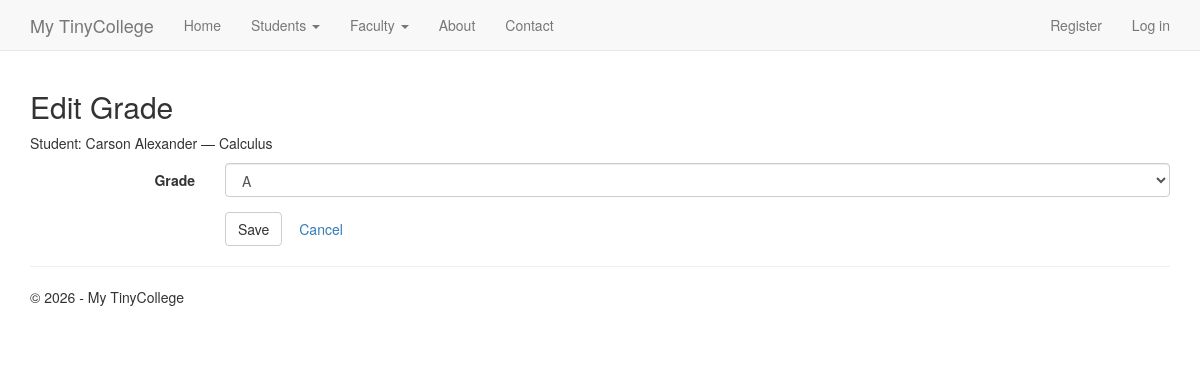
Screenshot of /public/index.php?r=enrollment/edit/1 with the database file from the repository.
### tables this page shows
CREATE TABLE `enrollments` (
  `EnrollmentID` INT NOT NULL AUTO_INCREMENT,
  `CourseID` INT NOT NULL,
  `StudentID` INT NOT NULL,
  `Grade` CHAR(1) NULL DEFAULT NULL,
  PRIMARY KEY (`EnrollmentID`),
  INDEX `idx_enrollments_course` (`CourseID`),
  INDEX `idx_enrollments_student` (`StudentID`),
  CONSTRAINT `fk_enrollments_course`
    FOREIGN KEY (`CourseID`) REFERENCES `courses` (`CourseID`)
    ON DELETE CASCADE ON UPDATE CASCADE,
  CONSTRAINT `fk_enrollments_student`
    FOREIGN KEY (`StudentID`) REFERENCES `students` (`ID`)
    ON DELETE CASCADE ON UPDATE CASCADE
);

CREATE TABLE `students` (
  `ID` INT NOT NULL AUTO_INCREMENT,
  `LastName` VARCHAR(65) NOT NULL,
  `FirstName` VARCHAR(50) NOT NULL,
  `Email` VARCHAR(255) NULL DEFAULT NULL,
  `EnrollmentDate` DATE NOT NULL,
  PRIMARY KEY (`ID`),
  INDEX `idx_students_names` (`LastName`, `FirstName`)
);

CREATE TABLE `courses` (
  `CourseID` INT NOT NULL,
  `Title` VARCHAR(50) NOT NULL,
  `Credits` INT NOT NULL,
  `DepartmentID` INT NOT NULL,
  PRIMARY KEY (`CourseID`),
  INDEX `idx_courses_department` (`DepartmentID`),
  CONSTRAINT `fk_courses_department`
    FOREIGN KEY (`DepartmentID`) REFERENCES `departments` (`DepartmentID`)
    ON DELETE RESTRICT ON UPDATE CASCADE
);

### public/index.php (called while the page is built, shortened)
<?php
require dirname(__DIR__) . '/includes/bootstrap.php';
require dirname(__DIR__) . '/includes/router.php';
$route = isset($_GET['r']) ? (string) $_GET['r'] : 'home/index';
$result = app_dispatch($route);
$data = $result['data'];
extract($data, EXTR_SKIP);
$viewFile = dirname(__DIR__) . '/views/' . $result['view'] . '.php';
require $viewFile;
require dirname(__DIR__) . '/views/layout.php';

### config/config.php (called while the page is built)
<?php
return [
    'db' => [
        'dsn' => 'mysql:host=127.0.0.1;dbname=mytinycollege;charset=utf8mb4',
        'user' => 'root',
        'pass' => '',
        'options' => [
            PDO::ATTR_ERRMODE => PDO::ERRMODE_EXCEPTION,
            PDO::ATTR_DEFAULT_FETCH_MODE => PDO::FETCH_ASSOC,
        ],
    ],
    'app' => [
        'base_url' => '',
        'name' => 'My TinyCollege',
    ],
];

### includes/Database.php (called while the page is built, shortened)
<?php
final class Database
{
    private static ?PDO $pdo = null;
    public static function pdo(): PDO
    {
        $config = require dirname(__DIR__) . '/config/config.php';
        $db = $config['db'];
        self::$pdo = new PDO($db['dsn'], $db['user'], $db['pass'], $db['options'] ?? []);
        return self::$pdo;
    }
}

### src/Repositories/EnrollmentRepository.php (called while the page is built, shortened)
<?php
final class EnrollmentRepository
{
    public function find(int $enrollmentId): ?array
    {
        $sql = <<<'SQL'
            SELECT e.EnrollmentID, e.CourseID, e.StudentID, e.Grade,
                   c.Title AS CourseTitle, s.FirstName, s.LastName
            FROM enrollments e
            INNER JOIN courses c ON c.CourseID = e.CourseID
            INNER JOIN students s ON s.ID = e.StudentID
            WHERE e.EnrollmentID = :eid
            SQL;
        $st = Database::pdo()->prepare($sql);
        $st->execute([':eid' => $enrollmentId]);
        $row = $st->fetch();
        return $row === false ? null : $row;
    }
}

### includes/router.php (called while the page is built, shortened)
<?php
function app_dispatch(string $route): array
{
    $route = strtolower(trim($route, '/'));
    $students = new StudentRepository();
    $enrollments = new EnrollmentRepository();
    if (preg_match('#^student/details/(\d+)$#', $route, $m)) {
        $id = (int) $m[1];
        $student = $students->find($id);
        if ($student === null) {
            return ['view' => 'errors/http', 'data' => ['title' => 'Not Found', 'message' => 'Student not found.'], 'code' => 404];
        }
        $en = $enrollments->forStudent($id);
        return ['view' => 'student/details', 'data' => ['title' => 'Details', 'student' => $student, 'enrollments' => $en]];
    }
    if (preg_match('#^student/edit/(\d+)$#', $route, $m) && !is_post()) {
        $id = (int) $m[1];
        $student = $students->find($id);
        if ($student === null) {
            return ['view' => 'errors/http', 'data' => ['title' => 'Not Found'], 'code' => 404];
        }
        return ['view' => 'student/edit', 'data' => ['title' => 'Edit', 'errors' => [], 'model' => $student]];
    }
    if (preg_match('#^student/edit/(\d+)$#', $route, $m) && is_post()) {
        if (!Csrf::validate(input('_csrf'))) {
            return ['view' => 'errors/http', 'data' => ['title' => 'Bad Request', 'message' => 'Invalid security token.'], 'code' => 400];
        }
        $id = (int) $m[1];
        $studentToUpdate = $students->find($id);
        if ($studentToUpdate === null) {
            return ['view' => 'errors/http', 'data' => ['title' => 'Not Found'], 'code' => 404];
        }
        $model = [
            'ID' => $id,
            'LastName' => trim(input('LastName', '') ?? ''),
            'FirstName' => trim(input('FirstName', '') ?? ''),
            'Email' => trim(input('Email', '') ?? ''),
            'EnrollmentDate' => input('EnrollmentDate', '') ?? '',
        ];
        $errors = validate_student($model);
        if ($errors === []) {
            try {
                $students->update(
                    $id,
                    $model['LastName'],
                    $model['FirstName'],
                    $model['Email'] === '' ? null : $model['Email'],
                    $model['EnrollmentDate']
                );
                redirect('student/index');
            } catch (\Throwable $e) {
                $errors['__form'] = 'Unable to save changes. Try again later!';
            }
        }
        return ['view' => 'student/edit', 'data' => ['title' => 'Edit', 'errors' => $errors, 'model' => $model]];
    }
    if (preg_match('#^student/delete/(\d+)$#', $route, $m) && !is_post()) {
        $id = (int) $m[1];
        $student = $students->find($id);
        if ($student === null) {
            return ['view' => 'errors/http', 'data' => ['title' => 'Not Found'], 'code' => 404];
        }
        $err = query('saveChangesError') === '1';
        return ['view' => 'student/delete', 'data' => ['title' => 'Delete', 'student' => $student, 'saveError' => $err]];
    }
    if (preg_match('#^student/delete/(\d+)$#', $route, $m) && is_post()) {
        if (!Csrf::validate(input('_csrf'))) {
            return ['view' => 'errors/http', 'data' => ['title' => 'Bad Request', 'message' => 'Invalid security token.'], 'code' => 400];
        }
        $id = (int) $m[1];
        try {
            $students->delete($id);
            redirect('student/index');
        } catch (\Throwable $e) {
            redirect('student/delete/' . $id, ['saveChangesError' => '1']);
        }
    }
    if (preg_match('#^enrollment/edit/(\d+)$#', $route, $m) && !is_post()) {
        $eid = (int) $m[1];
        $row = $enrollments->find($eid);
        return ['view' => 'enrollment/edit', 'data' => ['title' => 'Edit Grade', 'model' => $row, 'errors' => []]];
    }
    return ['view' => 'errors/http', 'data' => ['title' => 'Not Found', 'message' => 'Page not found.'], 'code' => 404];
}

### includes/bootstrap.php (called while the page is built, shortened)
<?php
require_once dirname(__DIR__) . '/includes/helpers.php';
require_once dirname(__DIR__) . '/includes/Database.php';
spl_autoload_register(static function (string $class): void {
    $prefix = 'App\\';
    $rel = str_replace('\\', '/', substr($class, strlen($prefix)));
    $base = dirname(__DIR__) . '/src/';
    $file = $base . $rel . '.php';
});

### includes/helpers.php (called while the page is built, shortened)
<?php
function e(?string $s): string
{
    return htmlspecialchars($s ?? '', ENT_QUOTES | ENT_HTML5, 'UTF-8');
}
function public_directory_url_path(): string
{
    $configPath = dirname(__DIR__) . '/config/config.php';
    $config = require $configPath;
    $configured = trim((string) ($config['app']['base_url'] ?? ''));
    $sf = str_replace('\\', '/', (string) ($_SERVER['SCRIPT_FILENAME'] ?? ''));
    $sn = str_replace('\\', '/', (string) ($_SERVER['SCRIPT_NAME'] ?? '/index.php'));
    $dir = dirname($sf);
    return rtrim(dirname($sn), '/');
}
function url(string $route, array $query = []): string
{
    $q = array_merge(['r' => $route], $query);
    $configPath = dirname(__DIR__) . '/config/config.php';
    $config = require $configPath;
    $configured = trim((string) ($config['app']['base_url'] ?? ''));
    $root = public_directory_url_path();
    return $root . '/index.php?' . http_build_query($q);
}

### views/enrollment/edit.php (the view, shortened to what this page needs)
<h2>Edit Grade</h2>
<p>Student: <?= e((string) $model['FirstName'] . ' ' . (string) $model['LastName']) ?> — <?= e((string) $model['CourseTitle']) ?></p>
<form method="post" action="<?= e(url('enrollment/edit/' . (int) $model['EnrollmentID'])) ?>" class="form-horizontal">
    <div class="form-group">
        <label class="control-label col-md-2" for="Grade">Grade</label>
        <div class="col-md-10">
            <select name="Grade" id="Grade" class="form-control">
                <?php foreach (['A', 'B', 'C', 'D', 'F'] as $g) : ?>
                    <option value="<?= $g ?>" <?= (($model['Grade'] ?? '') === $g) ? 'selected' : '' ?>><?= $g ?></option>
                <?php endforeach; ?>
            </select>
        </div>
    </div>
    <div class="form-group">
        <div class="col-md-offset-2 col-md-10">
            <button type="submit" class="btn btn-default">Save</button>
            <a href="<?= e(url('student/details/' . (int) $model['StudentID'])) ?>" class="btn btn-link">Cancel</a>
        </div>
    </div>
</form>

### rows the page displays
enrollments: StudentID.LastName "Carson Alexander", CourseID.Title "Calculus", Grade "A"
